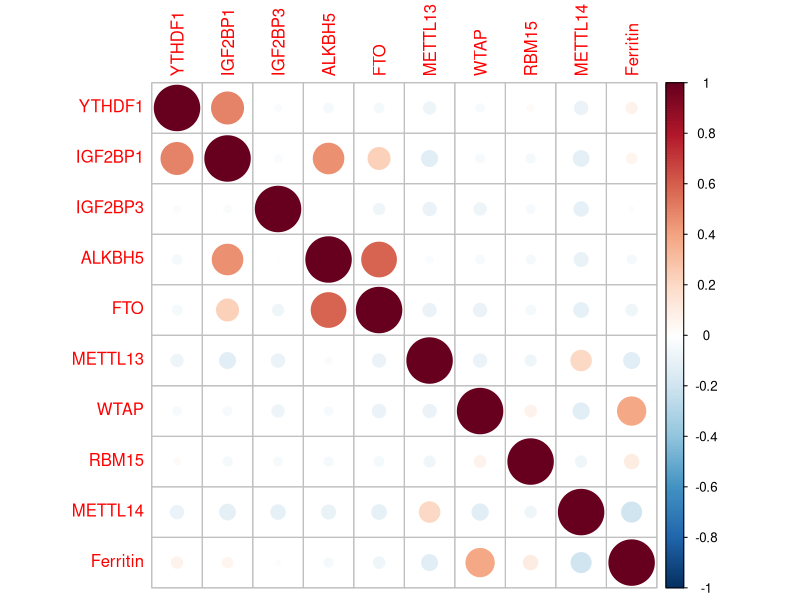

Write the R code that produced this figure.
library("Hmisc")
library("corrplot")
fer <- read.csv("./TilePlot.csv", header = TRUE)
fer.cor <- cor(fer)
fer.rcorr <- rcorr(as.matrix(fer))

##  different color series
col5 <- colorRampPalette(c("#053061", "#2166AC", "#4393C3", "#92C5DE", "#D1E5F0", "#FFFFFF", "#FDDBC7", "#F4A582", "#D6604D", "#B2182B", "#67001F"))
corrplot(fer.cor,
  col = col5(200),
)
